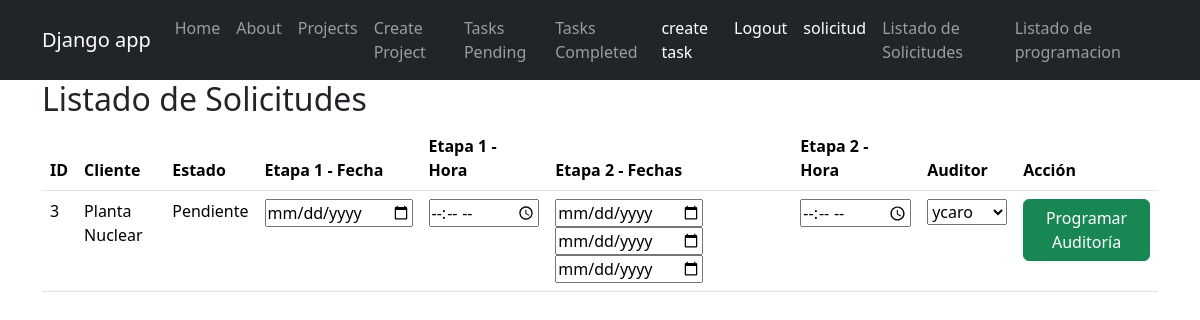
/programacion/solicitudes/ (signed in), run on an earlier commit of the app's database.
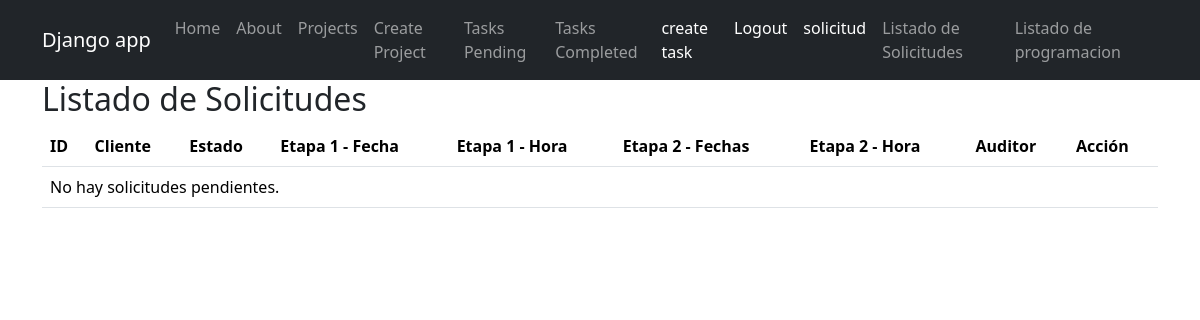
And on a later commit of the database.
### solicitudes/models.py (models this page shows, shortened)
class Solicitud(models.Model):
    cliente = models.ForeignKey(Cliente, on_delete=models.CASCADE)  # Relación con el modelo Cliente
    fecha_solicitud = models.DateField(default=date.today)  # Fecha en que se crea la solicitud
    estado = models.CharField(
        max_length=20,
        choices=[
            ('Pendiente', 'Pendiente'),
            ('Aprobada', 'Aprobada'),
            ('Rechazada', 'Rechazada')
        ],
        default='Pendiente'
    )  # Estado de la solicitud

class Cliente(models.Model):
    nit = models.CharField(max_length=20, unique=True)  # Nit único
    nombre_propietario = models.CharField(max_length=100)
    nombre_establecimiento = models.CharField(max_length=100)
    representante_legal = models.CharField(max_length=100)
    cedula_ciudadania = models.CharField(max_length=20)
    ciudad = models.CharField(max_length=100)
    departamento = models.CharField(max_length=100)
    direccion = models.CharField(max_length=200)
    representante_organismo = models.CharField(max_length=100)
    cargo = models.CharField(max_length=50)
    telefono_fijo = models.CharField(max_length=20, blank=True, null=True)
    telefono_celular = models.CharField(max_length=20)
    correo_electronico = models.EmailField()
    nivel_cea = models.CharField(max_length=50, choices=NIVELES_CEA)
    cantidad_vehiculos = models.IntegerField(null=True, blank=True)
    cantidad_instructores = models.IntegerField(null=True, blank=True)
    categorias_certificar = models.ManyToManyField(Categoria, blank=True)
    certificado_conformidad = models.CharField(max_length=2, choices=CERTIFICADO_CONFORMIDAD_CHOICES, default="No")
    nombre_ente_certificador = models.CharField(max_length=100, blank=True, null=True)  # Se llena si es "Sí"
    fecha_solicitud = models.DateField(null=True, blank=True)  # Se establece solo cuando se envía la solicitud
    def __str__(self):
        return self.nombre_establecimiento

### programacion/views.py (the view, shortened to what this page needs)
# urls.py: path('solicitudes/', listado_solicitudes, name='listado_solicitudes'),
@login_required
def listado_solicitudes(request):
    solicitudes = Solicitud.objects.filter(estado="Pendiente")  # Solo solicitudes pendientes
    usuarios = User.objects.all()  # Lista de usuarios para asignar auditores
    return render(request, "programacion/listado.html", {"solicitudes": solicitudes, "usuarios": usuarios})

### programacion/templates/programacion/listado.html (shortened to what this page needs)
<!DOCTYPE html>
<html lang="es">
<head>
</head>
{% extends 'layouts/base.html' %}
{% block content %}
<body>
    <h2>Listado de Solicitudes</h2>
    <table class="table">
        <thead>
            <tr>
                <th>ID</th>
                <th>Cliente</th>
                <th>Estado</th>
                <th>Etapa 1 - Fecha</th>
                <th>Etapa 1 - Hora</th>
                <th>Etapa 2 - Fechas</th>
                <th>Etapa 2 - Hora</th>
                <th>Auditor</th>
                <th>Acción</th>
            </tr>
        </thead>
        <tbody>
            {% for solicitud in solicitudes %}
            <tr>
                <td>{{ solicitud.id }}</td>
                <td>{{ solicitud.cliente }}</td>
                <td>{{ solicitud.estado }}</td>
                <td>
                    {% if solicitud.estado == 'Pendiente' %}
                        <form method="post">
                            <input type="date" name="fecha_etapa_1" required>
                    {% else %}
                        {{ solicitud.programacion.fecha_etapa_1|default:"No asignada" }}
                    {% endif %}
                </td>
                <td>
                    {% if solicitud.estado == 'Pendiente' %}
                        <input type="time" name="hora_etapa_1" required>
                    {% else %}
                        {{ solicitud.programacion.hora_etapa_1|default:"No asignada" }}
                    {% endif %}
                </td>
                <td>
                    {% if solicitud.estado == 'Pendiente' %}
                        <input type="date" name="fecha_etapa_2[]" required>
                        <input type="date" name="fecha_etapa_2[]">
                        <input type="date" name="fecha_etapa_2[]">
                    {% endif %}
                </td>
                <td>
                    {% if solicitud.estado == 'Pendiente' %}
                        <input type="time" name="hora_etapa_2" required>
                    {% else %}
                        {{ solicitud.programacion.hora_etapa_2|default:"No asignada" }}
                    {% endif %}
                </td>
                <td>
                    {% if solicitud.estado == 'Pendiente' %}
                        <select name="auditor" required>
                            {% for usuario in usuarios %}
                                <option value="{{ usuario.id }}">{{ usuario.username }}</option>
                            {% endfor %}
                        </select>
                    {% else %}
                        {{ solicitud.programacion.auditor.username|default:"No asignado" }}
                    {% endif %}
                </td>
                <td>
                    {% if solicitud.estado == 'Pendiente' %}
                        <button type="submit" class="btn btn-success">Programar Auditoría</button>
                    {% endif %}
                </td>
            </tr>
            {% empty %}
            <tr>
                <td colspan="9">No hay solicitudes pendientes.</td>
            </tr>
            {% endfor %}
        </tbody>
    </table>
</body>
{% endblock %}

What changed in the data, as far as the page shows it:
no longer on this page (row edited): Solicitud: id "3", cliente "Planta Nuclear", estado "Pendiente", shows "Programar Auditoría"
Also different on the page:
text now shown: "No hay solicitudes pendientes."
